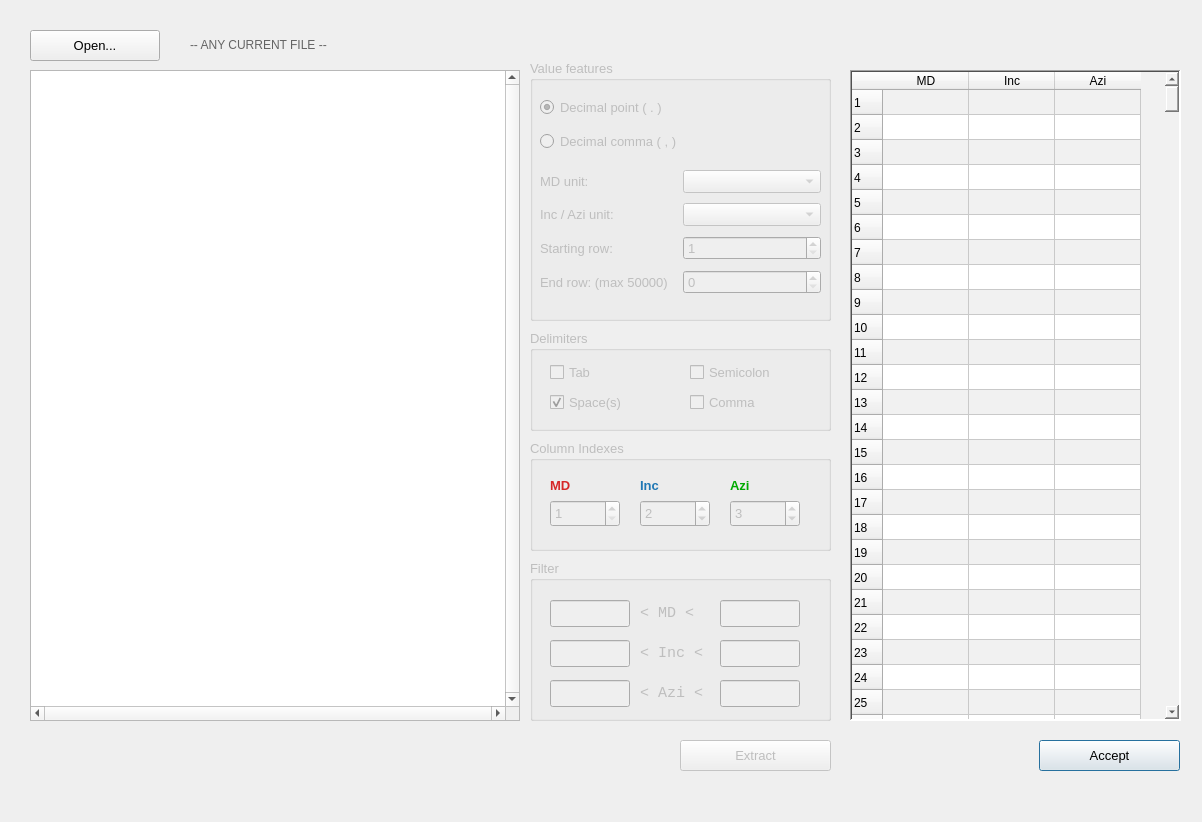
<?xml version="1.0" encoding="UTF-8"?>
<ui version="4.0">
 <class>SurveyImport</class>
 <widget class="QDialog" name="SurveyImport">
  <property name="geometry">
   <rect>
    <x>0</x>
    <y>0</y>
    <width>1202</width>
    <height>822</height>
   </rect>
  </property>
  <property name="windowTitle">
   <string>Survey Data Import</string>
  </property>
  <widget class="QPushButton" name="siAccept_pushButton">
   <property name="geometry">
    <rect>
     <x>1039</x>
     <y>740</y>
     <width>141</width>
     <height>31</height>
    </rect>
   </property>
   <property name="font">
    <font>
     <pointsize>10</pointsize>
    </font>
   </property>
   <property name="text">
    <string>Accept</string>
   </property>
  </widget>
  <widget class="QPushButton" name="siOpenFile_pushButton">
   <property name="geometry">
    <rect>
     <x>30</x>
     <y>30</y>
     <width>130</width>
     <height>31</height>
    </rect>
   </property>
   <property name="font">
    <font>
     <pointsize>10</pointsize>
    </font>
   </property>
   <property name="text">
    <string>Open...</string>
   </property>
  </widget>
  <widget class="QTableWidget" name="siSurveyReport_tableWidget">
   <property name="geometry">
    <rect>
     <x>850</x>
     <y>70</y>
     <width>331</width>
     <height>651</height>
    </rect>
   </property>
   <property name="styleSheet">
    <string notr="true">background-color: rgb(241, 241, 241);
alternate-background-color: rgb(255, 255, 255);</string>
   </property>
   <property name="frameShape">
    <enum>QFrame::WinPanel</enum>
   </property>
   <property name="alternatingRowColors">
    <bool>true</bool>
   </property>
   <property name="rowCount">
    <number>1000</number>
   </property>
   <property name="columnCount">
    <number>3</number>
   </property>
   <attribute name="horizontalHeaderVisible">
    <bool>true</bool>
   </attribute>
   <attribute name="horizontalHeaderDefaultSectionSize">
    <number>86</number>
   </attribute>
   <attribute name="verticalHeaderDefaultSectionSize">
    <number>25</number>
   </attribute>
   <row/>
   <row/>
   <row/>
   <row/>
   <row/>
   <row/>
   <row/>
   <row/>
   <row/>
   <row/>
   <row/>
   <row/>
   <row/>
   <row/>
   <row/>
   <row/>
   <row/>
   <row/>
   <row/>
   <row/>
   <row/>
   <row/>
   <row/>
   <row/>
   <row/>
   <row/>
   <row/>
   <row/>
   <row/>
   <row/>
   <row/>
   <row/>
   <row/>
   <row/>
   <row/>
   <row/>
   <row/>
   <row/>
   <row/>
   <row/>
   <row/>
   <row/>
   <row/>
   <row/>
   <row/>
   <row/>
   <row/>
   <row/>
   <row/>
   <row/>
   <row/>
   <row/>
   <row/>
   <row/>
   <row/>
   <row/>
   <row/>
   <row/>
   <row/>
   <row/>
   <row/>
   <row/>
   <row/>
   <row/>
   <row/>
   <row/>
   <row/>
   <row/>
   <row/>
   <row/>
   <row/>
   <row/>
   <row/>
   <row/>
   <row/>
   <row/>
   <row/>
   <row/>
   <row/>
   <row/>
   <row/>
   <row/>
   <row/>
   <row/>
   <row/>
   <row/>
   <row/>
   <row/>
   <row/>
   <row/>
   <row/>
   <row/>
   <row/>
   <row/>
   <row/>
   <row/>
   <row/>
   <row/>
   <row/>
   <row/>
   <row/>
   <row/>
   <row/>
   <row/>
   <row/>
   <row/>
   <row/>
   <row/>
   <row/>
   <row/>
   <row/>
   <row/>
   <row/>
   <row/>
   <row/>
   <row/>
   <row/>
   <row/>
   <row/>
   <row/>
   <row/>
   <row/>
   <row/>
   <row/>
   <row/>
   <row/>
   <row/>
   <row/>
   <row/>
   <row/>
   <row/>
   <row/>
   <row/>
   <row/>
   <row/>
   <row/>
   <row/>
   <row/>
   <row/>
   <row/>
   <row/>
   <row/>
   <row/>
   <row/>
   <row/>
   <row/>
   <row/>
   <row/>
   <row/>
   <row/>
   <row/>
   <row/>
   <row/>
   <row/>
   <row/>
   <row/>
   <row/>
   <row/>
   <row/>
   <row/>
   <row/>
   <row/>
   <row/>
   <row/>
   <row/>
   <row/>
   <row/>
   <row/>
   <row/>
   <row/>
   <row/>
   <row/>
   <row/>
   <row/>
   <row/>
   <row/>
   <row/>
   <row/>
   <row/>
   <row/>
   <row/>
   <row/>
   <row/>
   <row/>
   <row/>
   <row/>
   <row/>
   <row/>
   <row/>
   <row/>
   <row/>
   <row/>
   <row/>
   <row/>
   <row/>
   <row/>
   <row/>
   <row/>
   <row/>
   <row/>
   <row/>
   <row/>
   <row/>
   <row/>
   <row/>
   <row/>
   <row/>
   <row/>
   <row/>
   <row/>
   <row/>
   <row/>
   <row/>
   <row/>
   <row/>
   <row/>
   <row/>
   <row/>
   <row/>
   <row/>
   <row/>
   <row/>
   <row/>
   <row/>
   <row/>
   <row/>
   <row/>
   <row/>
   <row/>
   <row/>
   <row/>
   <row/>
   <row/>
   <row/>
   <row/>
   <row/>
   <row/>
   <row/>
   <row/>
   <row/>
   <row/>
   <row/>
   <row/>
   <row/>
   <row/>
   <row/>
   <row/>
   <row/>
   <row/>
   <row/>
   <row/>
   <row/>
   <row/>
   <row/>
   <row/>
   <row/>
   <row/>
   <row/>
   <row/>
   <row/>
   <row/>
   <row/>
   <row/>
   <row/>
   <row/>
   <row/>
   <row/>
   <row/>
   <row/>
   <row/>
   <row/>
   <row/>
   <row/>
   <row/>
   <row/>
   <row/>
   <row/>
   <row/>
   <row/>
   <row/>
   <row/>
   <row/>
   <row/>
   <row/>
   <row/>
   <row/>
   <row/>
   <row/>
   <row/>
   <row/>
   <row/>
   <row/>
   <row/>
   <row/>
   <row/>
   <row/>
   <row/>
   <row/>
   <row/>
   <row/>
   <row/>
   <row/>
   <row/>
   <row/>
   <row/>
   <row/>
   <row/>
   <row/>
   <row/>
   <row/>
   <row/>
   <row/>
   <row/>
   <row/>
   <row/>
   <row/>
   <row/>
   <row/>
   <row/>
   <row/>
   <row/>
   <row/>
   <row/>
   <row/>
   <row/>
   <row/>
   <row/>
   <row/>
   <row/>
   <row/>
   <row/>
   <row/>
   <row/>
   <row/>
   <row/>
   <row/>
   <row/>
   <row/>
   <row/>
   <row/>
   <row/>
   <row/>
   <row/>
   <row/>
   <row/>
   <row/>
   <row/>
   <row/>
   <row/>
   <row/>
   <row/>
   <row/>
   <row/>
   <row/>
   <row/>
   <row/>
   <row/>
   <row/>
   <row/>
   <row/>
   <row/>
   <row/>
   <row/>
   <row/>
   <row/>
   <row/>
   <row/>
   <row/>
   <row/>
   <row/>
   <row/>
   <row/>
   <row/>
   <row/>
   <row/>
   <row/>
   <row/>
   <row/>
   <row/>
   <row/>
   <row/>
   <row/>
   <row/>
   <row/>
   <row/>
   <row/>
   <row/>
   <row/>
   <row/>
   <row/>
   <row/>
   <row/>
   <row/>
   <row/>
   <row/>
   <row/>
   <row/>
   <row/>
   <row/>
   <row/>
   <row/>
   <row/>
   <row/>
   <row/>
   <row/>
   <row/>
   <row/>
   <row/>
   <row/>
   <row/>
   <row/>
   <row/>
   <row/>
   <row/>
   <row/>
   <row/>
   <row/>
   <row/>
   <row/>
   <row/>
   <row/>
   <row/>
   <row/>
   <row/>
   <row/>
   <row/>
   <row/>
   <row/>
   <row/>
   <row/>
   <row/>
   <row/>
   <row/>
   <row/>
   <row/>
   <row/>
   <row/>
   <row/>
   <row/>
   <row/>
   <row/>
   <row/>
   <row/>
   <row/>
   <row/>
   <row/>
   <row/>
   <row/>
   <row/>
   <row/>
   <row/>
   <row/>
   <row/>
   <row/>
   <row/>
   <row/>
   <row/>
   <row/>
   <row/>
   <row/>
   <row/>
   <row/>
   <row/>
   <row/>
   <row/>
   <row/>
   <row/>
   <row/>
   <row/>
   <row/>
   <row/>
   <row/>
   <row/>
   <row/>
   <row/>
   <row/>
   <row/>
   <row/>
   <row/>
   <row/>
   <row/>
   <row/>
   <row/>
   <row/>
   <row/>
   <row/>
   <row/>
   <row/>
   <row/>
   <row/>
   <row/>
   <row/>
   <row/>
   <row/>
   <row/>
   <row/>
   <row/>
   <row/>
   <row/>
   <row/>
   <row/>
   <row/>
   <row/>
   <row/>
   <row/>
   <row/>
   <row/>
   <row/>
   <row/>
   <row/>
   <row/>
   <row/>
   <row/>
   <row/>
   <row/>
   <row/>
   <row/>
   <row/>
   <row/>
   <row/>
   <row/>
   <row/>
   <row/>
   <row/>
   <row/>
   <row/>
   <row/>
   <row/>
   <row/>
   <row/>
   <row/>
   <row/>
   <row/>
   <row/>
   <row/>
   <row/>
   <row/>
   <row/>
   <row/>
   <row/>
   <row/>
   <row/>
   <row/>
   <row/>
   <row/>
   <row/>
   <row/>
   <row/>
   <row/>
   <row/>
   <row/>
   <row/>
   <row/>
   <row/>
   <row/>
   <row/>
   <row/>
   <row/>
   <row/>
   <row/>
   <row/>
   <row/>
   <row/>
   <row/>
   <row/>
   <row/>
   <row/>
   <row/>
   <row/>
   <row/>
   <row/>
   <row/>
   <row/>
   <row/>
   <row/>
   <row/>
   <row/>
   <row/>
   <row/>
   <row/>
   <row/>
   <row/>
   <row/>
   <row/>
   <row/>
   <row/>
   <row/>
   <row/>
   <row/>
   <row/>
   <row/>
   <row/>
   <row/>
   <row/>
   <row/>
   <row/>
   <row/>
   <row/>
   <row/>
   <row/>
   <row/>
   <row/>
   <row/>
   <row/>
   <row/>
   <row/>
   <row/>
   <row/>
   <row/>
   <row/>
   <row/>
   <row/>
   <row/>
   <row/>
   <row/>
   <row/>
   <row/>
   <row/>
   <row/>
   <row/>
   <row/>
   <row/>
   <row/>
   <row/>
   <row/>
   <row/>
   <row/>
   <row/>
   <row/>
   <row/>
   <row/>
   <row/>
   <row/>
   <row/>
   <row/>
   <row/>
   <row/>
   <row/>
   <row/>
   <row/>
   <row/>
   <row/>
   <row/>
   <row/>
   <row/>
   <row/>
   <row/>
   <row/>
   <row/>
   <row/>
   <row/>
   <row/>
   <row/>
   <row/>
   <row/>
   <row/>
   <row/>
   <row/>
   <row/>
   <row/>
   <row/>
   <row/>
   <row/>
   <row/>
   <row/>
   <row/>
   <row/>
   <row/>
   <row/>
   <row/>
   <row/>
   <row/>
   <row/>
   <row/>
   <row/>
   <row/>
   <row/>
   <row/>
   <row/>
   <row/>
   <row/>
   <row/>
   <row/>
   <row/>
   <row/>
   <row/>
   <row/>
   <row/>
   <row/>
   <row/>
   <row/>
   <row/>
   <row/>
   <row/>
   <row/>
   <row/>
   <row/>
   <row/>
   <row/>
   <row/>
   <row/>
   <row/>
   <row/>
   <row/>
   <row/>
   <row/>
   <row/>
   <row/>
   <row/>
   <row/>
   <row/>
   <row/>
   <row/>
   <row/>
   <row/>
   <row/>
   <row/>
   <row/>
   <row/>
   <row/>
   <row/>
   <row/>
   <row/>
   <row/>
   <row/>
   <row/>
   <row/>
   <row/>
   <row/>
   <row/>
   <row/>
   <row/>
   <row/>
   <row/>
   <row/>
   <row/>
   <row/>
   <row/>
   <row/>
   <row/>
   <row/>
   <row/>
   <row/>
   <row/>
   <row/>
   <row/>
   <row/>
   <row/>
   <row/>
   <row/>
   <row/>
   <row/>
   <row/>
   <row/>
   <row/>
   <row/>
   <row/>
   <row/>
   <row/>
   <row/>
   <row/>
   <row/>
   <row/>
   <row/>
   <row/>
   <row/>
   <row/>
   <row/>
   <row/>
   <row/>
   <row/>
   <row/>
   <row/>
   <row/>
   <row/>
   <row/>
   <row/>
   <row/>
   <row/>
   <row/>
   <row/>
   <row/>
   <row/>
   <row/>
   <row/>
   <row/>
   <row/>
   <row/>
   <row/>
   <row/>
   <row/>
   <row/>
   <row/>
   <row/>
   <row/>
   <row/>
   <row/>
   <row/>
   <row/>
   <row/>
   <row/>
   <row/>
   <row/>
   <row/>
   <row/>
   <row/>
   <row/>
   <row/>
   <row/>
   <row/>
   <row/>
   <row/>
   <row/>
   <row/>
   <row/>
   <row/>
   <row/>
   <row/>
   <row/>
   <row/>
   <row/>
   <row/>
   <row/>
   <row/>
   <row/>
   <row/>
   <row/>
   <row/>
   <row/>
   <row/>
   <row/>
   <row/>
   <row/>
   <row/>
   <row/>
   <row/>
   <row/>
   <row/>
   <row/>
   <row/>
   <row/>
   <row/>
   <row/>
   <row/>
   <row/>
   <row/>
   <row/>
   <row/>
   <row/>
   <row/>
   <row/>
   <row/>
   <row/>
   <row/>
   <row/>
   <row/>
   <row/>
   <row/>
   <row/>
   <row/>
   <row/>
   <row/>
   <row/>
   <row/>
   <row/>
   <row/>
   <row/>
   <row/>
   <row/>
   <row/>
   <row/>
   <row/>
   <row/>
   <row/>
   <row/>
   <row/>
   <row/>
   <row/>
   <row/>
   <row/>
   <row/>
   <row/>
   <row/>
   <row/>
   <row/>
   <row/>
   <row/>
   <row/>
   <row/>
   <row/>
   <row/>
   <row/>
   <row/>
   <row/>
   <row/>
   <row/>
   <row/>
   <row/>
   <row/>
   <row/>
   <row/>
   <row/>
   <row/>
   <row/>
   <row/>
   <row/>
   <row/>
   <row/>
   <row/>
   <row/>
   <row/>
   <row/>
   <row/>
   <row/>
   <row/>
   <row/>
   <row/>
   <row/>
   <row/>
   <row/>
   <row/>
   <row/>
   <row/>
   <row/>
   <row/>
   <row/>
   <row/>
   <row/>
   <row/>
   <row/>
   <row/>
   <row/>
   <row/>
   <row/>
   <row/>
   <row/>
   <row/>
   <row/>
   <row/>
   <row/>
   <row/>
   <row/>
   <row/>
   <row/>
   <row/>
   <row/>
   <row/>
   <row/>
   <row/>
   <row/>
   <row/>
   <row/>
   <row/>
   <row/>
   <row/>
   <row/>
   <row/>
   <row/>
   <row/>
   <row/>
   <row/>
   <row/>
   <row/>
   <row/>
   <row/>
   <row/>
   <row/>
   <row/>
   <row/>
   <row/>
   <row/>
   <row/>
   <row/>
   <row/>
   <row/>
   <row/>
   <row/>
   <row/>
   <row/>
   <row/>
   <row/>
   <row/>
   <row/>
   <row/>
   <row/>
   <row/>
   <row/>
   <row/>
   <row/>
   <row/>
   <row/>
   <row/>
   <row/>
   <row/>
   <row/>
   <row/>
   <row/>
   <row/>
   <row/>
   <row/>
   <column>
    <property name="text">
     <string>MD</string>
    </property>
   </column>
   <column>
    <property name="text">
     <string>Inc</string>
    </property>
   </column>
   <column>
    <property name="text">
     <string>Azi</string>
    </property>
   </column>
  </widget>
  <widget class="QPushButton" name="siExtract_pushButton">
   <property name="enabled">
    <bool>false</bool>
   </property>
   <property name="geometry">
    <rect>
     <x>680</x>
     <y>740</y>
     <width>151</width>
     <height>31</height>
    </rect>
   </property>
   <property name="font">
    <font>
     <pointsize>10</pointsize>
    </font>
   </property>
   <property name="text">
    <string>Extract</string>
   </property>
  </widget>
  <widget class="QGroupBox" name="siDelimiters_groupBox">
   <property name="enabled">
    <bool>false</bool>
   </property>
   <property name="geometry">
    <rect>
     <x>530</x>
     <y>330</y>
     <width>301</width>
     <height>101</height>
    </rect>
   </property>
   <property name="font">
    <font>
     <pointsize>10</pointsize>
    </font>
   </property>
   <property name="toolTip">
    <string>It is mandatory to select one delimiter at least.</string>
   </property>
   <property name="title">
    <string>Delimiters</string>
   </property>
   <widget class="QCheckBox" name="siSpacesDelimiter_checkBox">
    <property name="geometry">
     <rect>
      <x>20</x>
      <y>60</y>
      <width>120</width>
      <height>25</height>
     </rect>
    </property>
    <property name="text">
     <string>Space(s)</string>
    </property>
    <property name="checked">
     <bool>true</bool>
    </property>
   </widget>
   <widget class="QCheckBox" name="siSemicolonDelimiter_checkBox">
    <property name="geometry">
     <rect>
      <x>160</x>
      <y>30</y>
      <width>120</width>
      <height>25</height>
     </rect>
    </property>
    <property name="text">
     <string>Semicolon</string>
    </property>
   </widget>
   <widget class="QCheckBox" name="siTabDelimiter_checkBox">
    <property name="geometry">
     <rect>
      <x>20</x>
      <y>30</y>
      <width>120</width>
      <height>25</height>
     </rect>
    </property>
    <property name="text">
     <string>Tab</string>
    </property>
   </widget>
   <widget class="QCheckBox" name="siCommaDelimiter_checkBox">
    <property name="geometry">
     <rect>
      <x>160</x>
      <y>60</y>
      <width>120</width>
      <height>25</height>
     </rect>
    </property>
    <property name="text">
     <string>Comma</string>
    </property>
   </widget>
  </widget>
  <widget class="QGroupBox" name="siColumnIndexes_groupBox">
   <property name="enabled">
    <bool>false</bool>
   </property>
   <property name="geometry">
    <rect>
     <x>530</x>
     <y>440</y>
     <width>301</width>
     <height>111</height>
    </rect>
   </property>
   <property name="font">
    <font>
     <pointsize>10</pointsize>
    </font>
   </property>
   <property name="toolTip">
    <string/>
   </property>
   <property name="title">
    <string>Column Indexes</string>
   </property>
   <widget class="QLabel" name="label_5">
    <property name="geometry">
     <rect>
      <x>20</x>
      <y>35</y>
      <width>31</width>
      <height>21</height>
     </rect>
    </property>
    <property name="toolTip">
     <string>MD index is a mandatory selection.</string>
    </property>
    <property name="text">
     <string>&lt;html&gt;&lt;head/&gt;&lt;body&gt;&lt;p&gt;&lt;span style=&quot; font-weight:600; color:#d62728;&quot;&gt;MD&lt;/span&gt;&lt;/p&gt;&lt;/body&gt;&lt;/html&gt;</string>
    </property>
   </widget>
   <widget class="QLabel" name="label_6">
    <property name="geometry">
     <rect>
      <x>110</x>
      <y>35</y>
      <width>71</width>
      <height>21</height>
     </rect>
    </property>
    <property name="toolTip">
     <string>Hole ID index is a mandatory selection.</string>
    </property>
    <property name="text">
     <string>&lt;html&gt;&lt;head/&gt;&lt;body&gt;&lt;p&gt;&lt;span style=&quot; font-weight:600; color:#1f77b4;&quot;&gt;Inc&lt;/span&gt;&lt;/p&gt;&lt;/body&gt;&lt;/html&gt;</string>
    </property>
   </widget>
   <widget class="QSpinBox" name="siMDcolumnIndex_spinBox">
    <property name="geometry">
     <rect>
      <x>20</x>
      <y>60</y>
      <width>70</width>
      <height>27</height>
     </rect>
    </property>
    <property name="toolTip">
     <string>MD and Hole ID indexes have to be different.</string>
    </property>
    <property name="layoutDirection">
     <enum>Qt::LeftToRight</enum>
    </property>
    <property name="alignment">
     <set>Qt::AlignLeading|Qt::AlignLeft|Qt::AlignVCenter</set>
    </property>
    <property name="minimum">
     <number>1</number>
    </property>
   </widget>
   <widget class="QSpinBox" name="siInccolumnIndex_spinBox">
    <property name="geometry">
     <rect>
      <x>110</x>
      <y>60</y>
      <width>70</width>
      <height>27</height>
     </rect>
    </property>
    <property name="toolTip">
     <string>MD and Hole ID indexes have to be different.</string>
    </property>
    <property name="minimum">
     <number>1</number>
    </property>
    <property name="value">
     <number>2</number>
    </property>
   </widget>
   <widget class="QSpinBox" name="siAzicolumnIndex_spinBox">
    <property name="geometry">
     <rect>
      <x>200</x>
      <y>60</y>
      <width>70</width>
      <height>27</height>
     </rect>
    </property>
    <property name="toolTip">
     <string>0 means that any column is selected.</string>
    </property>
    <property name="minimum">
     <number>1</number>
    </property>
    <property name="value">
     <number>3</number>
    </property>
   </widget>
   <widget class="QLabel" name="label_8">
    <property name="geometry">
     <rect>
      <x>200</x>
      <y>35</y>
      <width>71</width>
      <height>21</height>
     </rect>
    </property>
    <property name="toolTip">
     <string>BS unit must be the same as Hole ID unit,
in order to show a congruet graph. (optional)</string>
    </property>
    <property name="text">
     <string>&lt;html&gt;&lt;head/&gt;&lt;body&gt;&lt;p&gt;&lt;span style=&quot; font-weight:600; color:#00aa00;&quot;&gt;Azi&lt;/span&gt;&lt;/p&gt;&lt;/body&gt;&lt;/html&gt;</string>
    </property>
   </widget>
  </widget>
  <widget class="QGroupBox" name="siValueFeatures_groupBox">
   <property name="enabled">
    <bool>false</bool>
   </property>
   <property name="geometry">
    <rect>
     <x>530</x>
     <y>60</y>
     <width>301</width>
     <height>261</height>
    </rect>
   </property>
   <property name="font">
    <font>
     <pointsize>10</pointsize>
    </font>
   </property>
   <property name="title">
    <string>Value features</string>
   </property>
   <widget class="QWidget" name="layoutWidget">
    <property name="geometry">
     <rect>
      <x>10</x>
      <y>30</y>
      <width>281</width>
      <height>71</height>
     </rect>
    </property>
    <layout class="QVBoxLayout" name="verticalLayout">
     <item>
      <widget class="QRadioButton" name="siValueDecimalPoint_radioButton">
       <property name="text">
        <string>Decimal point ( . )</string>
       </property>
       <property name="checked">
        <bool>true</bool>
       </property>
      </widget>
     </item>
     <item>
      <widget class="QRadioButton" name="siValueDecimalComma_radioButton">
       <property name="text">
        <string>Decimal comma ( , )</string>
       </property>
      </widget>
     </item>
    </layout>
   </widget>
   <widget class="QWidget" name="formLayoutWidget_2">
    <property name="geometry">
     <rect>
      <x>10</x>
      <y>110</y>
      <width>281</width>
      <height>151</height>
     </rect>
    </property>
    <layout class="QFormLayout" name="formLayout_2">
     <property name="fieldGrowthPolicy">
      <enum>QFormLayout::AllNonFixedFieldsGrow</enum>
     </property>
     <property name="horizontalSpacing">
      <number>15</number>
     </property>
     <property name="verticalSpacing">
      <number>10</number>
     </property>
     <item row="1" column="1">
      <widget class="QComboBox" name="siAnglesvalueUnit_comboBox">
       <property name="font">
        <font>
         <pointsize>10</pointsize>
        </font>
       </property>
      </widget>
     </item>
     <item row="2" column="0">
      <widget class="QLabel" name="label_11">
       <property name="font">
        <font>
         <pointsize>10</pointsize>
        </font>
       </property>
       <property name="text">
        <string>Starting row:</string>
       </property>
      </widget>
     </item>
     <item row="3" column="0">
      <widget class="QLabel" name="label_12">
       <property name="font">
        <font>
         <pointsize>10</pointsize>
        </font>
       </property>
       <property name="text">
        <string>End row: (max 50000)</string>
       </property>
      </widget>
     </item>
     <item row="0" column="0">
      <widget class="QLabel" name="label_13">
       <property name="font">
        <font>
         <pointsize>10</pointsize>
        </font>
       </property>
       <property name="text">
        <string>MD unit:</string>
       </property>
      </widget>
     </item>
     <item row="1" column="0">
      <widget class="QLabel" name="label_7">
       <property name="font">
        <font>
         <pointsize>10</pointsize>
        </font>
       </property>
       <property name="text">
        <string>Inc / Azi unit:</string>
       </property>
      </widget>
     </item>
     <item row="0" column="1">
      <widget class="QComboBox" name="siMDvalueUnit_comboBox">
       <property name="font">
        <font>
         <pointsize>10</pointsize>
        </font>
       </property>
      </widget>
     </item>
     <item row="2" column="1">
      <widget class="QSpinBox" name="siStartingRow_spinBox">
       <property name="minimum">
        <number>1</number>
       </property>
       <property name="maximum">
        <number>50000</number>
       </property>
       <property name="singleStep">
        <number>1</number>
       </property>
       <property name="value">
        <number>1</number>
       </property>
      </widget>
     </item>
     <item row="3" column="1">
      <widget class="QSpinBox" name="siEndingRow_spinBox">
       <property name="toolTip">
        <string>0 means that last row is selected.</string>
       </property>
       <property name="minimum">
        <number>0</number>
       </property>
       <property name="maximum">
        <number>50000</number>
       </property>
       <property name="singleStep">
        <number>1</number>
       </property>
       <property name="value">
        <number>0</number>
       </property>
      </widget>
     </item>
    </layout>
   </widget>
  </widget>
  <widget class="QGroupBox" name="siFilter_groupBox">
   <property name="enabled">
    <bool>false</bool>
   </property>
   <property name="geometry">
    <rect>
     <x>530</x>
     <y>560</y>
     <width>301</width>
     <height>161</height>
    </rect>
   </property>
   <property name="font">
    <font>
     <pointsize>10</pointsize>
    </font>
   </property>
   <property name="title">
    <string>Filter</string>
   </property>
   <widget class="QLineEdit" name="siMinimumMD_entry">
    <property name="geometry">
     <rect>
      <x>20</x>
      <y>40</y>
      <width>80</width>
      <height>27</height>
     </rect>
    </property>
    <property name="toolTip">
     <string>Empty means 0.</string>
    </property>
    <property name="accessibleDescription">
     <string/>
    </property>
   </widget>
   <widget class="QLineEdit" name="siMaximumMD_entry">
    <property name="geometry">
     <rect>
      <x>190</x>
      <y>40</y>
      <width>80</width>
      <height>27</height>
     </rect>
    </property>
    <property name="toolTip">
     <string>Empty means no maximum limit.</string>
    </property>
   </widget>
   <widget class="QLineEdit" name="siMinimumInc_entry">
    <property name="geometry">
     <rect>
      <x>20</x>
      <y>80</y>
      <width>80</width>
      <height>27</height>
     </rect>
    </property>
    <property name="toolTip">
     <string>Empty means 0.</string>
    </property>
    <property name="whatsThis">
     <string/>
    </property>
   </widget>
   <widget class="QLineEdit" name="siMaximumInc_entry">
    <property name="geometry">
     <rect>
      <x>190</x>
      <y>80</y>
      <width>80</width>
      <height>27</height>
     </rect>
    </property>
    <property name="toolTip">
     <string>Empty means no maximum limit.</string>
    </property>
    <property name="statusTip">
     <string/>
    </property>
   </widget>
   <widget class="QLabel" name="label_3">
    <property name="geometry">
     <rect>
      <x>110</x>
      <y>40</y>
      <width>71</width>
      <height>27</height>
     </rect>
    </property>
    <property name="font">
     <font>
      <family>Consolas</family>
      <pointsize>11</pointsize>
     </font>
    </property>
    <property name="text">
     <string>&lt; MD  &lt;</string>
    </property>
   </widget>
   <widget class="QLabel" name="label_4">
    <property name="geometry">
     <rect>
      <x>110</x>
      <y>80</y>
      <width>71</width>
      <height>27</height>
     </rect>
    </property>
    <property name="font">
     <font>
      <family>Consolas</family>
      <pointsize>11</pointsize>
     </font>
    </property>
    <property name="text">
     <string>&lt; Inc &lt;</string>
    </property>
   </widget>
   <widget class="QLineEdit" name="siMinimumAzi_entry">
    <property name="geometry">
     <rect>
      <x>20</x>
      <y>120</y>
      <width>80</width>
      <height>27</height>
     </rect>
    </property>
    <property name="toolTip">
     <string>Empty means 0.</string>
    </property>
    <property name="whatsThis">
     <string/>
    </property>
   </widget>
   <widget class="QLabel" name="label_9">
    <property name="geometry">
     <rect>
      <x>110</x>
      <y>120</y>
      <width>71</width>
      <height>27</height>
     </rect>
    </property>
    <property name="font">
     <font>
      <family>Consolas</family>
      <pointsize>11</pointsize>
     </font>
    </property>
    <property name="text">
     <string>&lt; Azi &lt;</string>
    </property>
   </widget>
   <widget class="QLineEdit" name="siMaximumAzi_entry">
    <property name="geometry">
     <rect>
      <x>190</x>
      <y>120</y>
      <width>80</width>
      <height>27</height>
     </rect>
    </property>
    <property name="toolTip">
     <string>Empty means no maximum limit.</string>
    </property>
    <property name="statusTip">
     <string/>
    </property>
   </widget>
  </widget>
  <widget class="QLabel" name="siFilename_label">
   <property name="geometry">
    <rect>
     <x>190</x>
     <y>30</y>
     <width>671</width>
     <height>30</height>
    </rect>
   </property>
   <property name="font">
    <font>
     <pointsize>9</pointsize>
     <underline>false</underline>
     <strikeout>false</strikeout>
    </font>
   </property>
   <property name="text">
    <string>&lt;html&gt;&lt;head/&gt;&lt;body&gt;&lt;p&gt;&lt;span style=&quot; color:#646464;&quot;&gt;-- ANY CURRENT FILE --&lt;/span&gt;&lt;/p&gt;&lt;/body&gt;&lt;/html&gt;</string>
   </property>
  </widget>
  <widget class="QTextEdit" name="siFileText_textEdit">
   <property name="geometry">
    <rect>
     <x>30</x>
     <y>70</y>
     <width>490</width>
     <height>651</height>
    </rect>
   </property>
   <property name="font">
    <font>
     <family>Consolas</family>
     <pointsize>9</pointsize>
    </font>
   </property>
   <property name="verticalScrollBarPolicy">
    <enum>Qt::ScrollBarAlwaysOn</enum>
   </property>
   <property name="horizontalScrollBarPolicy">
    <enum>Qt::ScrollBarAlwaysOn</enum>
   </property>
   <property name="lineWrapMode">
    <enum>QTextEdit::NoWrap</enum>
   </property>
   <property name="readOnly">
    <bool>true</bool>
   </property>
   <property name="html">
    <string>&lt;!DOCTYPE HTML PUBLIC &quot;-//W3C//DTD HTML 4.0//EN&quot; &quot;http://www.w3.org/TR/REC-html40/strict.dtd&quot;&gt;
&lt;html&gt;&lt;head&gt;&lt;meta name=&quot;qrichtext&quot; content=&quot;1&quot; /&gt;&lt;style type=&quot;text/css&quot;&gt;
p, li { white-space: pre-wrap; }
&lt;/style&gt;&lt;/head&gt;&lt;body style=&quot; font-family:'Consolas'; font-size:9pt; font-weight:400; font-style:normal;&quot;&gt;
&lt;p style=&quot;-qt-paragraph-type:empty; margin-top:0px; margin-bottom:0px; margin-left:0px; margin-right:0px; -qt-block-indent:0; text-indent:0px;&quot;&gt;&lt;br /&gt;&lt;/p&gt;&lt;/body&gt;&lt;/html&gt;</string>
   </property>
   <property name="tabStopWidth">
    <number>40</number>
   </property>
  </widget>
  <widget class="QLabel" name="siStatus_label">
   <property name="geometry">
    <rect>
     <x>30</x>
     <y>750</y>
     <width>521</width>
     <height>21</height>
    </rect>
   </property>
   <property name="font">
    <font>
     <pointsize>10</pointsize>
     <weight>75</weight>
     <bold>true</bold>
    </font>
   </property>
   <property name="text">
    <string/>
   </property>
  </widget>
 </widget>
 <resources/>
 <connections/>
</ui>
